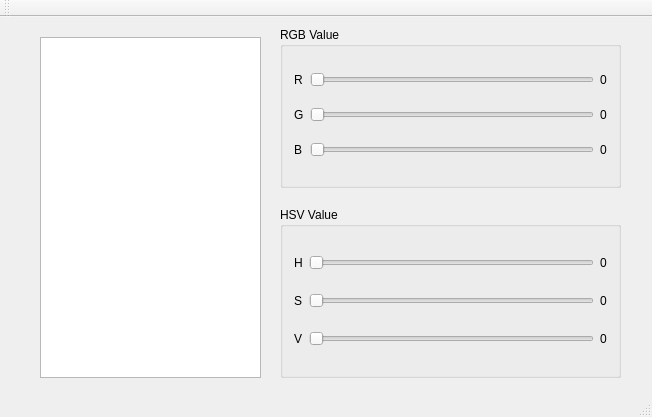
<?xml version="1.0" encoding="UTF-8"?>
<ui version="4.0">
 <class>MainWindow</class>
 <widget class="QMainWindow" name="MainWindow">
  <property name="geometry">
   <rect>
    <x>0</x>
    <y>0</y>
    <width>652</width>
    <height>417</height>
   </rect>
  </property>
  <property name="windowTitle">
   <string>MainWindow</string>
  </property>
  <widget class="QWidget" name="centralWidget">
   <widget class="QGraphicsView" name="graphicsView">
    <property name="geometry">
     <rect>
      <x>40</x>
      <y>20</y>
      <width>221</width>
      <height>341</height>
     </rect>
    </property>
   </widget>
   <widget class="QGroupBox" name="groupBox">
    <property name="geometry">
     <rect>
      <x>280</x>
      <y>10</y>
      <width>341</width>
      <height>161</height>
     </rect>
    </property>
    <property name="title">
     <string>RGB Value</string>
    </property>
    <layout class="QGridLayout" name="gridLayout">
     <item row="0" column="0">
      <widget class="QLabel" name="label">
       <property name="text">
        <string>R</string>
       </property>
      </widget>
     </item>
     <item row="0" column="1">
      <widget class="QSlider" name="sliderR">
       <property name="maximum">
        <number>255</number>
       </property>
       <property name="orientation">
        <enum>Qt::Horizontal</enum>
       </property>
      </widget>
     </item>
     <item row="0" column="2">
      <widget class="QLabel" name="labelR">
       <property name="text">
        <string>0</string>
       </property>
      </widget>
     </item>
     <item row="1" column="0">
      <widget class="QLabel" name="label_2">
       <property name="text">
        <string>G</string>
       </property>
      </widget>
     </item>
     <item row="1" column="1">
      <widget class="QSlider" name="sliderG">
       <property name="maximum">
        <number>255</number>
       </property>
       <property name="orientation">
        <enum>Qt::Horizontal</enum>
       </property>
      </widget>
     </item>
     <item row="1" column="2">
      <widget class="QLabel" name="labelG">
       <property name="text">
        <string>0</string>
       </property>
      </widget>
     </item>
     <item row="2" column="0">
      <widget class="QLabel" name="label_3">
       <property name="text">
        <string>B</string>
       </property>
      </widget>
     </item>
     <item row="2" column="1">
      <widget class="QSlider" name="sliderB">
       <property name="maximum">
        <number>255</number>
       </property>
       <property name="orientation">
        <enum>Qt::Horizontal</enum>
       </property>
      </widget>
     </item>
     <item row="2" column="2">
      <widget class="QLabel" name="labelB">
       <property name="text">
        <string>0</string>
       </property>
      </widget>
     </item>
    </layout>
   </widget>
   <widget class="QGroupBox" name="groupBox_2">
    <property name="geometry">
     <rect>
      <x>280</x>
      <y>190</y>
      <width>341</width>
      <height>171</height>
     </rect>
    </property>
    <property name="title">
     <string>HSV Value</string>
    </property>
    <layout class="QGridLayout" name="gridLayout_2">
     <item row="0" column="0">
      <widget class="QLabel" name="label_4">
       <property name="text">
        <string>H</string>
       </property>
      </widget>
     </item>
     <item row="0" column="1">
      <widget class="QSlider" name="sliderH">
       <property name="maximum">
        <number>359</number>
       </property>
       <property name="orientation">
        <enum>Qt::Horizontal</enum>
       </property>
      </widget>
     </item>
     <item row="0" column="2">
      <widget class="QLabel" name="labelH">
       <property name="text">
        <string>0</string>
       </property>
      </widget>
     </item>
     <item row="1" column="0">
      <widget class="QLabel" name="label_5">
       <property name="text">
        <string>S</string>
       </property>
      </widget>
     </item>
     <item row="1" column="1">
      <widget class="QSlider" name="sliderS">
       <property name="maximum">
        <number>255</number>
       </property>
       <property name="orientation">
        <enum>Qt::Horizontal</enum>
       </property>
      </widget>
     </item>
     <item row="1" column="2">
      <widget class="QLabel" name="labelS">
       <property name="text">
        <string>0</string>
       </property>
      </widget>
     </item>
     <item row="2" column="0">
      <widget class="QLabel" name="label_6">
       <property name="text">
        <string>V</string>
       </property>
      </widget>
     </item>
     <item row="2" column="1">
      <widget class="QSlider" name="sliderV">
       <property name="maximum">
        <number>255</number>
       </property>
       <property name="orientation">
        <enum>Qt::Horizontal</enum>
       </property>
      </widget>
     </item>
     <item row="2" column="2">
      <widget class="QLabel" name="labelV">
       <property name="text">
        <string>0</string>
       </property>
      </widget>
     </item>
    </layout>
   </widget>
  </widget>
  <widget class="QToolBar" name="mainToolBar">
   <attribute name="toolBarArea">
    <enum>TopToolBarArea</enum>
   </attribute>
   <attribute name="toolBarBreak">
    <bool>false</bool>
   </attribute>
  </widget>
  <widget class="QStatusBar" name="statusBar"/>
 </widget>
 <layoutdefault spacing="6" margin="11"/>
 <resources/>
 <connections>
  <connection>
   <sender>sliderR</sender>
   <signal>valueChanged(int)</signal>
   <receiver>labelR</receiver>
   <slot>setNum(int)</slot>
   <hints>
    <hint type="sourcelabel">
     <x>533</x>
     <y>81</y>
    </hint>
    <hint type="destinationlabel">
     <x>580</x>
     <y>78</y>
    </hint>
   </hints>
  </connection>
  <connection>
   <sender>sliderG</sender>
   <signal>valueChanged(int)</signal>
   <receiver>labelG</receiver>
   <slot>setNum(int)</slot>
   <hints>
    <hint type="sourcelabel">
     <x>459</x>
     <y>112</y>
    </hint>
    <hint type="destinationlabel">
     <x>592</x>
     <y>113</y>
    </hint>
   </hints>
  </connection>
  <connection>
   <sender>sliderB</sender>
   <signal>valueChanged(int)</signal>
   <receiver>labelB</receiver>
   <slot>setNum(int)</slot>
   <hints>
    <hint type="sourcelabel">
     <x>512</x>
     <y>143</y>
    </hint>
    <hint type="destinationlabel">
     <x>575</x>
     <y>143</y>
    </hint>
   </hints>
  </connection>
  <connection>
   <sender>sliderH</sender>
   <signal>valueChanged(int)</signal>
   <receiver>labelH</receiver>
   <slot>setNum(int)</slot>
   <hints>
    <hint type="sourcelabel">
     <x>467</x>
     <y>209</y>
    </hint>
    <hint type="destinationlabel">
     <x>579</x>
     <y>198</y>
    </hint>
   </hints>
  </connection>
  <connection>
   <sender>sliderS</sender>
   <signal>valueChanged(int)</signal>
   <receiver>labelS</receiver>
   <slot>setNum(int)</slot>
   <hints>
    <hint type="sourcelabel">
     <x>495</x>
     <y>233</y>
    </hint>
    <hint type="destinationlabel">
     <x>574</x>
     <y>232</y>
    </hint>
   </hints>
  </connection>
  <connection>
   <sender>sliderV</sender>
   <signal>valueChanged(int)</signal>
   <receiver>labelV</receiver>
   <slot>setNum(int)</slot>
   <hints>
    <hint type="sourcelabel">
     <x>496</x>
     <y>269</y>
    </hint>
    <hint type="destinationlabel">
     <x>573</x>
     <y>259</y>
    </hint>
   </hints>
  </connection>
 </connections>
</ui>
